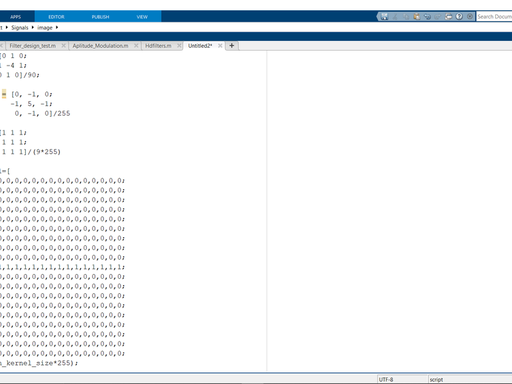
%> input picture image/kernels.png (cropped and resized to the size of MATLAB's example picture), 512 x 384 px, given in place of peppers.png, which was not available
$ octave image_filter.m   (GNU Octave 9; MATLAB toolbox functions it lacks are replaced by stand-ins)
%> lines starting %> are read from the running program, lines starting %| are printed output that depends on the picture; in (x1, y1, x2, y2) boxes, pixels count from 0 and x2, y2 are one past the last pixel; in counts of white or black regions, pixels touching at a corner belong together; the program's own positions count from 1; pictures that were not available may be replaced by others from this repository, and a replacement may not be noted
clc         %clear the command window
clear       %clear the workspace to start
default =1; %if you want the default picture
%Section A
if default==1
    pic=imread('peppers.png');       %default picture
%> pic is the input picture: size 384x512x3 uint8; mean R, G, B 237.4, 241, 243.9
else
    [file,path]=uigetfile('*.*');    %locate the picture
    picp=strcat(path,file);          %picture path = "path"+"file"
    pic=imread(picp);                %read the picture
end
show_colors(pic);                    %show all colors
%> call 6 of select_color, with color = 6
%> in select_color (call 6), `O(:,:,3)=0;`:
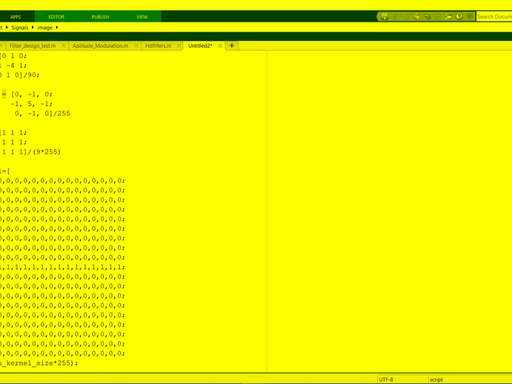
%> O: size 384x512x3 uint8; mean R, G, B 237.4, 241, 0
%> call 8 of select_color, with color = 8
%> in select_color (call 8), `O=im2bw(I);`:
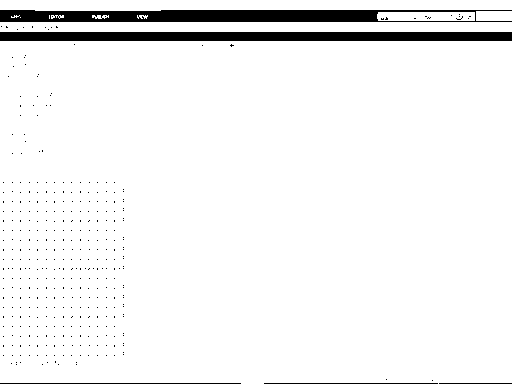
%> O: size 384x512 logical; 94.8% white; 372 black regions (367 under 20 px), largest, box (x1, y1, x2, y2) and area: (0, 10, 512, 22) 4651, (0, 32, 512, 41) 4608, (0, 383, 241, 384) 241, (264, 383, 438, 384) 174, (439, 383, 512, 384) 73

pause(3);                %wait 3 seconds

%Section B
gray_pic=rgb2gray(pic);                                 %get the gray picture
edge_kernel=[0 1 0;
            1 -4 1;
            0 1 0]/90;                    %edge kernel
edge_pic = conv2(gray_pic, edge_kernel);                %convelute the kernal with the picture
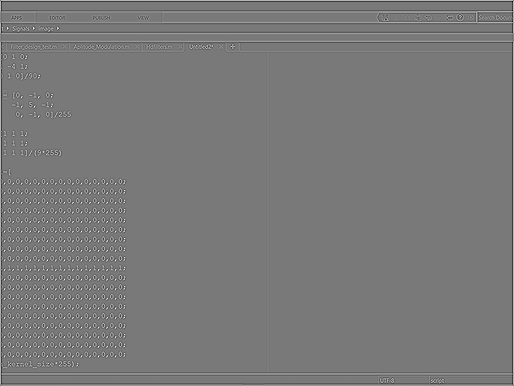
%> edge_pic: size 386x514 double; min -5.67, max 6.2, mean -9.13e-19; drawn with min black and max white
show_images(pic,edge_pic,"Orignal","Edge detection");   %show the orignal and edge picture
imwrite(edge_pic,"image1.png");                         %save the edge picture

pause(3);                %wait 3 seconds

%Section C
sharp_kernel = [0, -1, 0;
               -1, 5, -1;
                0, -1, 0]/255  %sharp kernel
sharp_pic(:,:,1) = conv2(pic(:,:,1), sharp_kernel); %convelute the kernal with the red part of picture
sharp_pic(:,:,2) = conv2(pic(:,:,2), sharp_kernel); %convelute the kernal with the green part of picture
sharp_pic(:,:,3) = conv2(pic(:,:,3), sharp_kernel); %convelute the kernal with the blue part of picture
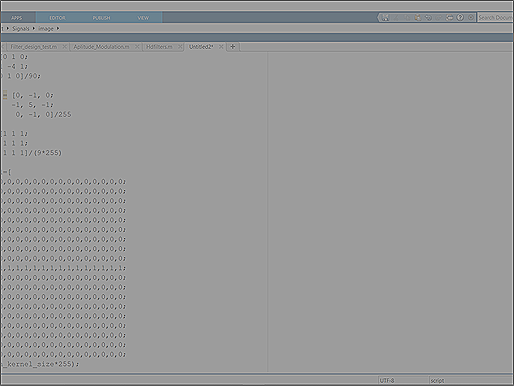
%> sharp_pic: size 386x514x3 double; mean R, G, B 0.923, 0.937, 0.948; drawn with min black and max white
show_images(pic,sharp_pic,"Orignal","Sharp");       %show the orignal and sharp picture
imwrite(sharp_pic,"image2.png");                    %save the sharp picture

pause(3);                %wait 3 seconds

%Section D
blur_kernel=[1 1 1;
             1 1 1;
             1 1 1]/(9*255)           %blur kernel
blur_pic(:,:,1)=conv2(pic(:,:,1), blur_kernel);    %convelute the kernal with the red part of picture
blur_pic(:,:,2)=conv2(pic(:,:,2), blur_kernel);    %convelute the kernal with the green part of picture
blur_pic(:,:,3)=conv2(pic(:,:,3), blur_kernel);    %convelute the kernal with the blue part of picture
%> blur_pic: size 386x514x3 double
show_images(pic,blur_pic,"Orignal","Blur");        %show the orignal and blur picture
imwrite(blur_pic,"image3.png");                    %save the blur picture

pause(3);                %wait 3 seconds

%Section E
    motion_kernel_size=19;
    motion_kernel=[
    0,0,0,0,0,0,0,0,0,0,0,0,0,0,0,0,0,0,0;
    0,0,0,0,0,0,0,0,0,0,0,0,0,0,0,0,0,0,0;
    0,0,0,0,0,0,0,0,0,0,0,0,0,0,0,0,0,0,0;
    0,0,0,0,0,0,0,0,0,0,0,0,0,0,0,0,0,0,0;
    0,0,0,0,0,0,0,0,0,0,0,0,0,0,0,0,0,0,0;
    0,0,0,0,0,0,0,0,0,0,0,0,0,0,0,0,0,0,0;
    0,0,0,0,0,0,0,0,0,0,0,0,0,0,0,0,0,0,0;
    0,0,0,0,0,0,0,0,0,0,0,0,0,0,0,0,0,0,0;
    0,0,0,0,0,0,0,0,0,0,0,0,0,0,0,0,0,0,0;
    1,1,1,1,1,1,1,1,1,1,1,1,1,1,1,1,1,1,1;
    0,0,0,0,0,0,0,0,0,0,0,0,0,0,0,0,0,0,0;
    0,0,0,0,0,0,0,0,0,0,0,0,0,0,0,0,0,0,0;
    0,0,0,0,0,0,0,0,0,0,0,0,0,0,0,0,0,0,0;
    0,0,0,0,0,0,0,0,0,0,0,0,0,0,0,0,0,0,0;
    0,0,0,0,0,0,0,0,0,0,0,0,0,0,0,0,0,0,0;
    0,0,0,0,0,0,0,0,0,0,0,0,0,0,0,0,0,0,0;
    0,0,0,0,0,0,0,0,0,0,0,0,0,0,0,0,0,0,0;
    0,0,0,0,0,0,0,0,0,0,0,0,0,0,0,0,0,0,0;
    0,0,0,0,0,0,0,0,0,0,0,0,0,0,0,0,0,0,0;
    ]/(motion_kernel_size*255);                     %motion kernel
motion_pic(:,:,1)=conv2(pic(:,:,1),motion_kernel);  %convelute the kernal with the red part of picture
motion_pic(:,:,2)=conv2(pic(:,:,2),motion_kernel);  %convelute the kernal with the green part of picture
motion_pic(:,:,3)=conv2(pic(:,:,3),motion_kernel);  %convelute the kernal with the blue part of picture
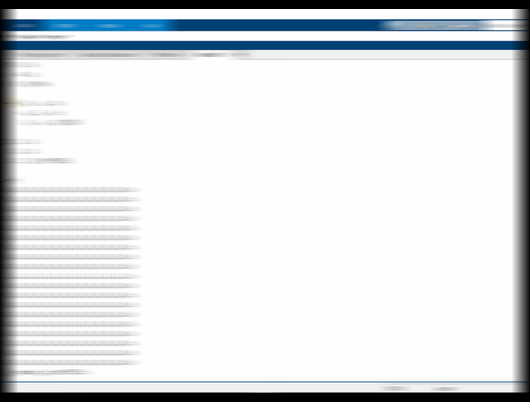
%> motion_pic: size 402x530x3 double; mean R, G, B 0.859, 0.872, 0.883
[row,column] = size(motion_pic(:,:  ,1));             %take the pic size
%> row = 402; column = 530
%show the orignal and motion picture
show_images(pic,motion_pic(19:row-19,19:column-19,:),"Orignal","Motion");
imwrite(motion_pic(19:row-19,19:column-19,:),"image4.png");
%save the motion picture and we reduce the frame

pause(3);                %wait 3 seconds

%Section F
pad_motion_kernel = zeros(row,column);              %intial the kernel
%> pad_motion_kernel: size 402x530 double; every value is 0
pad_motion_kernel(1: motion_kernel_size,1: motion_kernel_size) = motion_kernel;
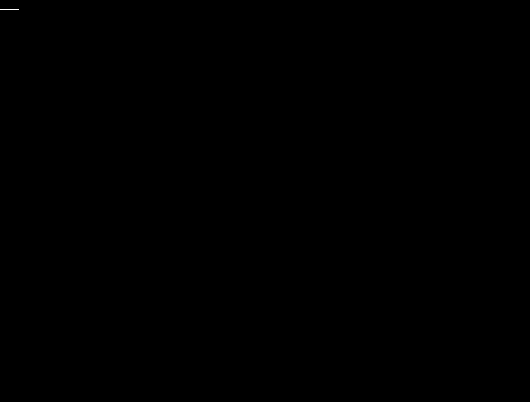
%> pad_motion_kernel: size 402x530 double; values 0 (black) and 0.000206 (white), 0.01% white in thin lines or dots, all inside (x1, y1, x2, y2) = (0, 9, 19, 10)
%making the pad

%Fourier transform
motion_kernel_fft(:,:,1)=fft2(pad_motion_kernel);   %fourier trasnform the motion lernel
motion_pic_fft(:,:,1)=fft2(motion_pic(:,:,1));      %fourier trasnform the red part
motion_pic_fft(:,:,2)=fft2(motion_pic(:,:,2));      %fourier trasnform the green part
motion_pic_fft(:,:,3)=fft2(motion_pic(:,:,3));      %fourier trasnform the blue part

RGB_scale=255*1e-19;
orignal_pic_fft(:,:,1) =motion_pic_fft(:,:,1) ./(motion_kernel_fft+RGB_scale);
%getting the orignal red part
orignal_pic_fft(:,:,2) =motion_pic_fft(:,:,2) ./(motion_kernel_fft+RGB_scale);
%getting the orignal green part
orignal_pic_fft(:,:,3) =motion_pic_fft(:,:,3) ./(motion_kernel_fft+RGB_scale);
%getting the orignal blue part

orignal_pic=255*ifft2(orignal_pic_fft);     %inverse fourier transform
show_images(motion_pic(floor(19/2):row-floor(19/2),floor(19/2):column-floor(19/2),:),uint16(orignal_pic(19:row-19,19:column-19,:)),"Motion","Orignal");
%show the motion and orignal picture
imwrite(uint16(orignal_pic(1:row-19,1:column-19,:)),"image5.png");
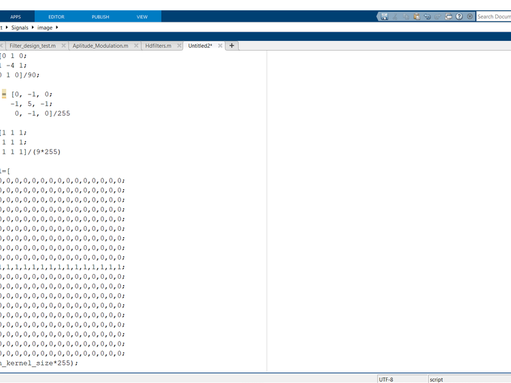
%> saved as image5.png: size 383x511x3 uint16; mean R, G, B 60621.7, 61536.1, 62265.6; drawn with min black and max white
%save the orignal picture and we reduce the frame

function   show_images(im1,im2,mes1,mes2)   % picture1,2 and their names
%SHOW_IMAGES Summary of this function goes here
%it shows them beside each other
%   Detailed explanation goes here
figure();       %open a figure
subplot(1,2,1); %divide it into half and choose the first half
imshow(im1);    %show the first picture
xlabel(mes1);   %first picture name
subplot(1,2,2); %the second half
imshow(im2);    %show the first picture
xlabel(mes2);   %second picture name
end

function  show_colors(pici) %picture input
%SHOW_COLORS Summary of this function goes here
%it shows all colors possible of the input picture
%   Detailed explanation goes here
    figure();                   %opens a figure
    subplot(3,3,1);             %divide the figure into 9 pieces
    imshow(pici);
    xlabel("Orignal");
    subplot(3,3,2);              %the second picture
    imshow(select_color(pici,1));%selects the red picture
    xlabel("Red");
    subplot(3,3,3);              %the third picture
    imshow(select_color(pici,2));%selects the green picture
    xlabel("Green");
    subplot(3,3,4);              %the fouth picture
    imshow(select_color(pici,3));%selects the blue picture
    xlabel("Blue");
    subplot(3,3,5);              %the fifth picture
    imshow(select_color(pici,4));%selects the purple picture
    xlabel("Purple");
    subplot(3,3,6);              %the sixth picture
    imshow(select_color(pici,5));%selects the cyan picture
    xlabel("Cyan");
    subplot(3,3,7);              %the seventh picture
    imshow(select_color(pici,6));%selects the yellow picture
    xlabel("Yellow");
    subplot(3,3,8);              %the eigth picture
    imshow(select_color(pici,7));%selects the grey picture
    xlabel("Grey");
    subplot(3,3,9);              %the eigth picture
    imshow(select_color(pici,8));%selects the black and white picture
    xlabel("Black and White");
end

function [O] = select_color(I,color)
%the output is: "O" output picture
%the input is: "I" the input picture and "color" the color selected
%any picture contains RGB red green blue part so we are going to use it to
%extract the colors components
%("What color do you want?\n
%1:Red     2:Green     3:Blue      4:Purple    5:Cyan      6:Yellow  7:Grey   8:Black and White\n");
    switch color
       case 1
            O=I;
            O(:,:,2:3)=0;
       case 2
            O=I;
            O(:,:,1:2:3)=0;
       case 3
            O=I;
            O(:,:,1:2)=0;
       case 4
            O=I;
            O(:,:,2)=0;
       case 5
            O=I;
            O(:,:,1)=0;
       case 6
            O=I;
            O(:,:,3)=0;
        case 7
            O=rgb2gray(I);
        case 8
            O=im2bw(I);
        otherwise
            O=I;
    end
end

$ run again, on image/motion.png (cropped and resized to the size of MATLAB's example picture)
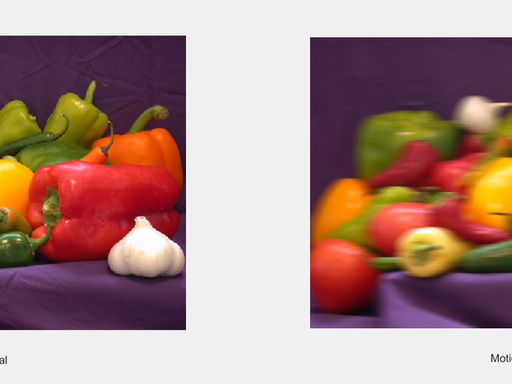
%> input picture image/motion.png (cropped and resized to the size of MATLAB's example picture), 512 x 384 px, given in place of peppers.png, which was not available
%> pic is the input picture: size 384x512x3 uint8; mean R, G, B 172, 140.1, 134
%> in select_color (call 8), `O=im2bw(I);`:
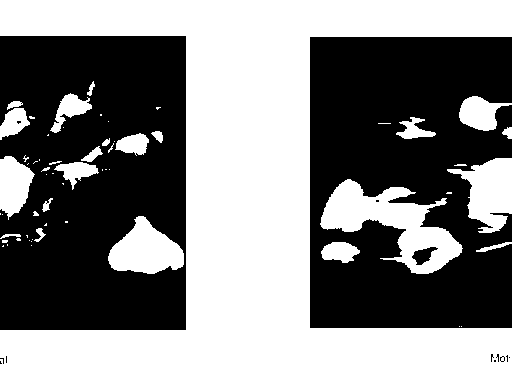
%> O: size 384x512 logical; 51.5% white; 14 black regions (11 under 20 px), largest, box (x1, y1, x2, y2) and area: (310, 37, 512, 328) 47732, (0, 36, 186, 330) 47283, (412, 247, 438, 265) 243
%> row = 402; column = 530
%> `imwrite(uint16(orignal_pic(1:row-19,1:column-19,:)),"image5.png");`:
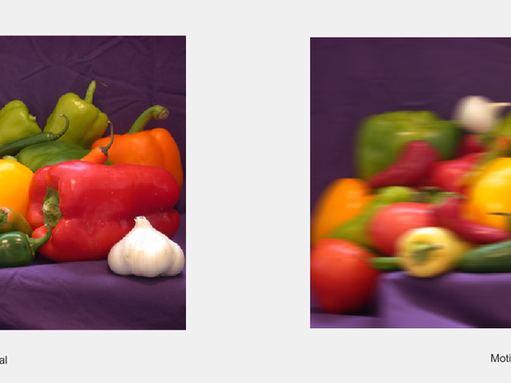
%> saved as image5.png: size 383x511x3 uint16; mean R, G, B 43826.7, 35662.9, 34114.2; drawn with min black and max white

$ run again, on image/sharp.png (cropped and resized to the size of MATLAB's example picture)
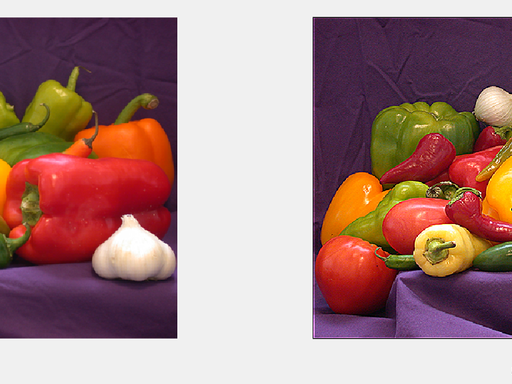
%> input picture image/sharp.png (cropped and resized to the size of MATLAB's example picture), 512 x 384 px, given in place of peppers.png, which was not available
%> pic is the input picture: size 384x512x3 uint8; mean R, G, B 166.2, 131.1, 128.6
%> in select_color (call 8), `O=im2bw(I);`:
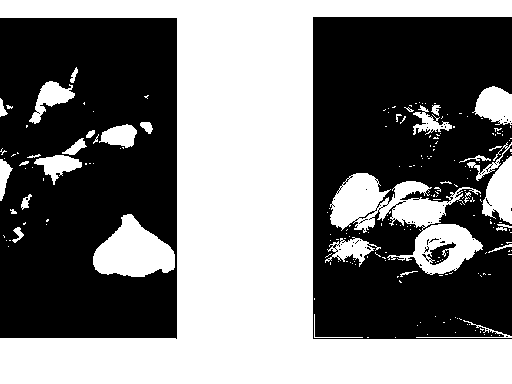
%> O: size 384x512 logical; 47.6% white; 213 white regions (181 under 20 px), largest, box (x1, y1, x2, y2) and area: (0, 0, 512, 384) 75889, (330, 173, 483, 275) 6396, (93, 214, 175, 277) 3268
%> row = 402; column = 530
%> `imwrite(uint16(orignal_pic(1:row-19,1:column-19,:)),"image5.png");`:
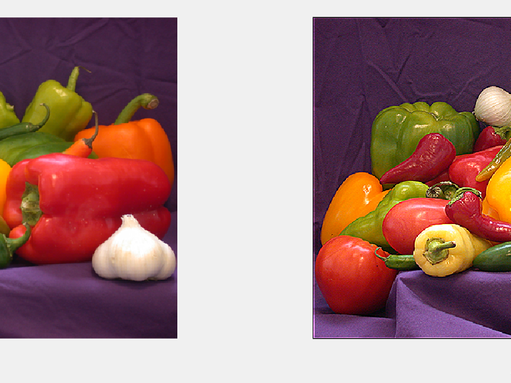
%> saved as image5.png: size 383x511x3 uint16; mean R, G, B 42343.9, 33367.7, 32742.3; drawn with min black and max white
